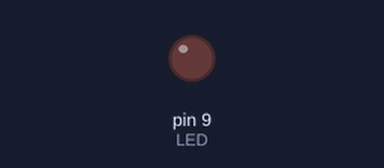
Bench run of a sketch on a simulated Arduino Uno, built with avr-gcc and run on an emulated ATmega328P. Parts: output pins drawn as LEDs (lit = HIGH).

Above: at 0.1 s.
At 0.75 s:
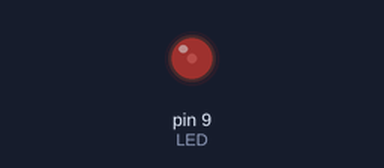
At 1.65 s:
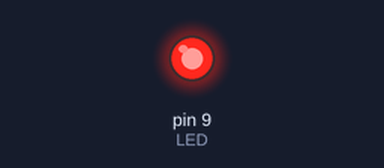
Timing chart, 0 to 4.8 s (numbered marks = the images above):
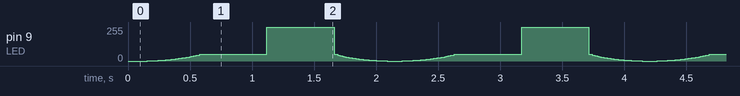

The sketch:

breathe.ino
```cpp
// Wokwi: Arduino Uno, LED on pin 9 (hardware PWM) — breathing with gamma correction
const uint8_t LED = 9;
uint8_t gamma8[256];
void setup() { for (int i = 0; i < 256; i++) gamma8[i] = round(pow(i / 255.0, 2.2) * 255.0); pinMode(LED, OUTPUT); }
void loop() {
  for (int i = 0; i < 256; i++) { analogWrite(LED, gamma8[i]); delay(4); }
  for (int i = 255; i >= 0; i--) { analogWrite(LED, gamma8[i]); delay(4); }
}
```

breathe.c
```cpp
#include "hal_sim.h"
#define LED 13
static uint8_t gamma8[256];
int main(void) {
    for (int i = 0; i < 256; i++) gamma8[i] = (uint8_t)lround(pow(i / 255.0, 2.2) * 255.0);
    const uint32_t tick_us = 4;                 /* 256 ticks × 3.9 µs ≈ 1 kHz */
    uint64_t t_end = 4000000;
    int idx = 0, dir = 1;
    uint64_t next_step = 0;
    const uint64_t step_us = 1000000 / 256;      /* 256 steps up + 256 down = 2 s */
    while (sim_us < t_end) {
        uint8_t duty = gamma8[idx];
        for (int c = 0; c < 256; c++) {          /* one PWM period */
            digitalWrite(LED, c < duty);
            delay_us(tick_us);
        }
        if (sim_us >= next_step) {
            next_step += step_us * 4;            /* ~one PWM period per step x 4 */
            idx += dir;
            if (idx == 255 || idx == 0) dir = -dir;
        }
    }
    RES("pwm_period_us", "%u", 256 * tick_us);
    return 0;
}
```

hal_sim.h
```cpp
/* hal_sim.h — a tiny simulated microcontroller HAL for running firmware logic on a PC.
 * Time is simulated in microseconds; every pin change is logged as "G <t_us> <pin> <level>"
 * so a Python "logic analyser" can reconstruct waveforms. Deterministic by construction. */
#ifndef HAL_SIM_H
#define HAL_SIM_H
#include <stdio.h>
#include <stdint.h>
#include <stdlib.h>
#include <string.h>
#include <math.h>

static uint64_t sim_us = 0;          /* simulated time */
static uint8_t pin_state[64];
static int log_pins = 1;

static inline uint64_t micros(void) { return sim_us; }
static inline uint64_t millis(void) { return sim_us / 1000; }
static inline void delay_us(uint64_t us) { sim_us += us; }
static inline void delay_ms(uint64_t ms) { sim_us += ms * 1000; }

static inline void digitalWrite(int pin, int v) {
    v = v ? 1 : 0;
    if (pin_state[pin] != v) {
        pin_state[pin] = (uint8_t)v;
        if (log_pins) printf("G %llu %d %d\n", (unsigned long long)sim_us, pin, v);
    }
}
static inline int digitalRead(int pin) { return pin_state[pin]; }

/* deterministic PRNG (xorshift32) for stimulus */
static uint32_t rng_state = 2463534242u;
static inline uint32_t rnd32(void) { uint32_t x = rng_state; x ^= x << 13; x ^= x >> 17; x ^= x << 5; return rng_state = x; }
static inline double rnd01(void) { return (rnd32() >> 8) * (1.0 / 16777216.0); }
static inline double rndn(void) { double u = rnd01() + 1e-12, v = rnd01(); return sqrt(-2 * log(u)) * cos(6.283185307179586 * v); }

#define RES(name, fmt, val) printf("RES %s " fmt "\n", name, val)
#endif
```
